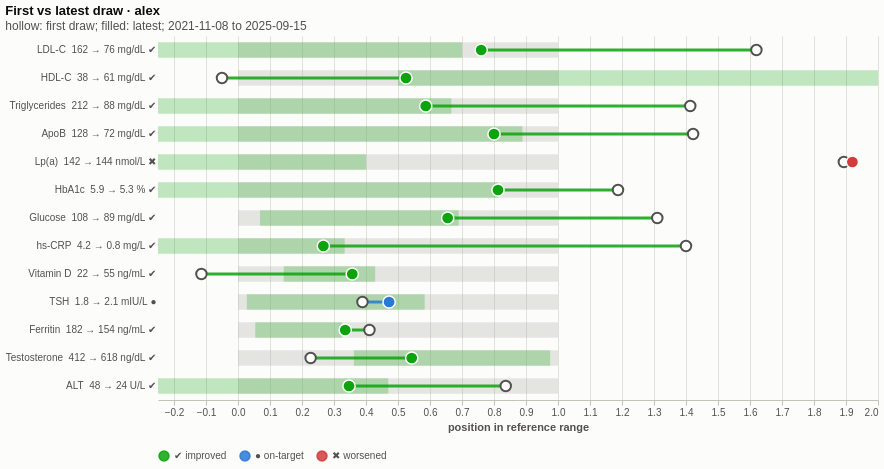

Here is the Vega-Lite specification saved for this chart:
### Vega-Lite specification from a JSON file in a GitHub repository (floating-point values rounded to 4 significant figures)
{"$schema": "https://vega.github.io/schema/vega-lite/v6.json", "title": {"text": "First vs latest draw · alex", "subtitle": "hollow: first draw; filled: latest; 2021-11-08 to 2025-09-15"}, "description": "First draw to latest draw per marker on its range scale, colored by verdict.", "config": {"background": "#fcfcfb", "view": {"stroke": null}, "axis": {"labelColor": "#52514e", "titleColor": "#52514e", "gridColor": "#e1e0d9", "domainColor": "#c3c2b7", "tickColor": "#c3c2b7"}, "legend": {"labelColor": "#52514e", "orient": "bottom", "direction": "horizontal"}, "title": {"color": "#0b0b0b", "subtitleColor": "#52514e", "anchor": "start"}}, "width": 720, "height": {"step": 28}, "data": {"values": [{"person": "alex", "marker": "ldl-c", "label": "LDL-C", "unit": "mg/dL", "date": "2025-09-15", "value": 76, "ref_low": 0, "ref_high": 100, "opt_low": null, "opt_high": 70, "flag": "normal", "category": "lipids", "status": "suboptimal", "glyph": "◐", "status_label": "◐ suboptimal", "value_label": "76 mg/dL", "value_text": "76", "out": 0, "before": 162, "after": 76, "date_before": "2021-11-08", "date_after": "2025-09-15", "change": -86, "pct": -53.1, "pct_label": "-53.1%", "side": "neg", "verdict": "improved", "verdict_glyph": "✔", "verdict_label": "✔ improved", "change_label": "162 → 76 mg/dL", "span_label": "Nov 2021 → Sep 2025", "lim": 330, "x_lo": -0.25, "x_hi": 2.0, "ref_x": 0, "ref_x2": 1, "opt_x": -0.25, "opt_x2": 0.7, "ref_range": "0–100", "opt_range": "≤70", "norm_before": 1.62, "x_before": 1.62, "clipped_before": 0, "norm_after": 0.76, "x_after": 0.76, "clipped_after": 0}, {"person": "alex", "marker": "hdl-c", "label": "HDL-C", "unit": "mg/dL", "date": "2025-09-15", "value": 61, "ref_low": 40, "ref_high": null, "opt_low": 60, "opt_high": null, "flag": "normal", "category": "lipids", "status": "optimal", "glyph": "●", "status_label": "● optimal", "value_label": "61 mg/dL", "value_text": "61", "out": 0, "before": 38, "after": 61, "date_before": "2021-11-08", "date_after": "2025-09-15", "change": 23, "pct": 60.5, "pct_label": "+60.5%", "side": "pos", "verdict": "improved", "verdict_glyph": "✔", "verdict_label": "✔ improved", "change_label": "38 → 61 mg/dL", "span_label": "Nov 2021 → Sep 2025", "lim": 330, "x_lo": -0.25, "x_hi": 2.0, "ref_x": 0, "ref_x2": 1, "opt_x": 0.5, "opt_x2": 2, "ref_range": "≥40", "opt_range": "≥60", "norm_before": -0.05, "x_before": -0.05, "clipped_before": 0, "norm_after": 0.525, "x_after": 0.525, "clipped_after": 0}, {"person": "alex", "marker": "triglycerides", "label": "Triglycerides", "unit": "mg/dL", "date": "2025-09-15", "value": 88, "ref_low": 0, "ref_high": 150, "opt_low": null, "opt_high": 100, "flag": "normal", "category": "lipids", "status": "optimal", "glyph": "●", "status_label": "● optimal", "value_label": "88 mg/dL", "value_text": "88", "out": 0, "before": 212, "after": 88, "date_before": "2021-11-08", "date_after": "2025-09-15", "change": -124, "pct": -58.5, "pct_label": "-58.5%", "side": "neg", "verdict": "improved", "verdict_glyph": "✔", "verdict_label": "✔ improved", "change_label": "212 → 88 mg/dL", "span_label": "Nov 2021 → Sep 2025", "lim": 330, "x_lo": -0.25, "x_hi": 2.0, "ref_x": 0, "ref_x2": 1, "opt_x": -0.25, "opt_x2": 0.6667, "ref_range": "0–150", "opt_range": "≤100", "norm_before": 1.413, "x_before": 1.413, "clipped_before": 0, "norm_after": 0.5867, "x_after": 0.5867, "clipped_after": 0}, {"person": "alex", "marker": "apob", "label": "ApoB", "unit": "mg/dL", "date": "2025-09-15", "value": 72, "ref_low": 0, "ref_high": 90, "opt_low": null, "opt_high": 80, "flag": "normal", "category": "lipids", "status": "optimal", "glyph": "●", "status_label": "● optimal", "value_label": "72 mg/dL", "value_text": "72", "out": 0, "before": 128, "after": 72, "date_before": "2021-11-08", "date_after": "2025-09-15", "change": -56, "pct": -43.8, "pct_label": "-43.8%", "side": "neg", "verdict": "improved", "verdict_glyph": "✔", "verdict_label": "✔ improved", "change_label": "128 → 72 mg/dL", "span_label": "Nov 2021 → Sep 2025", "lim": 330, "x_lo": -0.25, "x_hi": 2.0, "ref_x": 0, "ref_x2": 1, "opt_x": -0.25, "opt_x2": 0.8889, "ref_range": "0–90", "opt_range": "≤80", "norm_before": 1.422, "x_before": 1.422, "clipped_before": 0, "norm_after": 0.8, "x_after": 0.8, "clipped_after": 0}, {"person": "alex", "marker": "lpa", "label": "Lp(a)", "unit": "nmol/L", "date": "2025-09-15", "value": 144, "ref_low": 0, "ref_high": 75, "opt_low": null, "opt_high": 30, "flag": "high", "category": "lipids", "status": "high", "glyph": "▲", "status_label": "▲ high", "value_label": "144 nmol/L", "value_text": "144", "out": 1, "before": 142, "after": 144, "date_before": "2021-11-08", "date_after": "2025-09-15", "change": 2, "pct": 1.4, "pct_label": "+1.4%", "side": "pos", "verdict": "worsened", "verdict_glyph": "✖", "verdict_label": "✖ worsened", "change_label": "142 → 144 nmol/L", "span_label": "Nov 2021 → Sep 2025", "lim": 330, "x_lo": -0.25, "x_hi": 2.0, "ref_x": 0, "ref_x2": 1, "opt_x": -0.25, "opt_x2": 0.4, "ref_range": "0–75", "opt_range": "≤30", "norm_before": 1.893, "x_before": 1.893, "clipped_before": 0, "norm_after": 1.92, "x_after": 1.92, "clipped_after": 0}, {"person": "alex", "marker": "hba1c", "label": "HbA1c", "unit": "%", "date": "2025-09-15", "value": 5.3, "ref_low": 4.0, "ref_high": 5.6, "opt_low": null, "opt_high": 5.3, "flag": "normal", "category": "metabolic", "status": "optimal", "glyph": "●", "status_label": "● optimal", "value_label": "5.3 %", "value_text": "5.3", "out": 0, "before": 5.9, "after": 5.3, "date_before": "2021-11-08", "date_after": "2025-09-15", "change": -0.6, "pct": -10.2, "pct_label": "-10.2%", "side": "neg", "verdict": "improved", "verdict_glyph": "✔", "verdict_label": "✔ improved", "change_label": "5.9 → 5.3 %", "span_label": "Nov 2021 → Sep 2025", "lim": 330, "x_lo": -0.25, "x_hi": 2.0, "ref_x": 0, "ref_x2": 1, "opt_x": -0.25, "opt_x2": 0.8125, "ref_range": "4–5.6", "opt_range": "≤5.3", "norm_before": 1.188, "x_before": 1.188, "clipped_before": 0, "norm_after": 0.8125, "x_after": 0.8125, "clipped_after": 0}, {"person": "alex", "marker": "glucose", "label": "Glucose", "unit": "mg/dL", "date": "2025-09-15", "value": 89, "ref_low": 70, "ref_high": 99, "opt_low": 72, "opt_high": 90, "flag": "normal", "category": "metabolic", "status": "optimal", "glyph": "●", "status_label": "● optimal", "value_label": "89 mg/dL", "value_text": "89", "out": 0, "before": 108, "after": 89, "date_before": "2021-11-08", "date_after": "2025-09-15", "change": -19, "pct": -17.6, "pct_label": "-17.6%", "side": "neg", "verdict": "improved", "verdict_glyph": "✔", "verdict_label": "✔ improved", "change_label": "108 → 89 mg/dL", "span_label": "Nov 2021 → Sep 2025", "lim": 330, "x_lo": -0.25, "x_hi": 2.0, "ref_x": 0, "ref_x2": 1, "opt_x": 0.069, "opt_x2": 0.6897, "ref_range": "70–99", "opt_range": "72–90", "norm_before": 1.31, "x_before": 1.31, "clipped_before": 0, "norm_after": 0.6552, "x_after": 0.6552, "clipped_after": 0}, {"person": "alex", "marker": "hscrp", "label": "hs-CRP", "unit": "mg/L", "date": "2025-09-15", "value": 0.8, "ref_low": 0, "ref_high": 3.0, "opt_low": null, "opt_high": 1.0, "flag": "normal", "category": "inflammation", "status": "optimal", "glyph": "●", "status_label": "● optimal", "value_label": "0.8 mg/L", "value_text": "0.8", "out": 0, "before": 4.2, "after": 0.8, "date_before": "2021-11-08", "date_after": "2025-09-15", "change": -3.4, "pct": -81, "pct_label": "-81.0%", "side": "neg", "verdict": "improved", "verdict_glyph": "✔", "verdict_label": "✔ improved", "change_label": "4.2 → 0.8 mg/L", "span_label": "Nov 2021 → Sep 2025", "lim": 330, "x_lo": -0.25, "x_hi": 2.0, "ref_x": 0, "ref_x2": 1, "opt_x": -0.25, "opt_x2": 0.3333, "ref_range": "0–3", "opt_range": "≤1", "norm_before": 1.4, "x_before": 1.4, "clipped_before": 0, "norm_after": 0.2667, "x_after": 0.2667, "clipped_after": 0}, {"person": "alex", "marker": "vitamin-d", "label": "Vitamin D", "unit": "ng/mL", "date": "2025-09-15", "value": 55, "ref_low": 30, "ref_high": 100, "opt_low": 40, "opt_high": 60, "flag": "normal", "category": "vitamins", "status": "optimal", "glyph": "●", "status_label": "● optimal", "value_label": "55 ng/mL", "value_text": "55", "out": 0, "before": 22, "after": 55, "date_before": "2021-11-08", "date_after": "2025-09-15", "change": 33, "pct": 150, "pct_label": "+150.0%", "side": "pos", "verdict": "improved", "verdict_glyph": "✔", "verdict_label": "✔ improved", "change_label": "22 → 55 ng/mL", "span_label": "Nov 2021 → Sep 2025", "lim": 330, "x_lo": -0.25, "x_hi": 2.0, "ref_x": 0, "ref_x2": 1, "opt_x": 0.1429, "opt_x2": 0.4286, "ref_range": "30–100", "opt_range": "40–60", "norm_before": -0.1143, "x_before": -0.1143, "clipped_before": 0, "norm_after": 0.3571, "x_after": 0.3571, "clipped_after": 0}, {"person": "alex", "marker": "tsh", "label": "TSH", "unit": "mIU/L", "date": "2025-09-15", "value": 2.1, "ref_low": 0.4, "ref_high": 4.0, "opt_low": 0.5, "opt_high": 2.5, "flag": "normal", "category": "thyroid", "status": "optimal", "glyph": "●", "status_label": "● optimal", "value_label": "2.1 mIU/L", "value_text": "2.1", "out": 0, "before": 1.8, "after": 2.1, "date_before": "2021-11-08", "date_after": "2025-09-15", "change": 0.3, "pct": 16.7, "pct_label": "+16.7%", "side": "pos", "verdict": "on-target", "verdict_glyph": "●", "verdict_label": "● on-target", "change_label": "1.8 → 2.1 mIU/L", "span_label": "Nov 2021 → Sep 2025", "lim": 330, "x_lo": -0.25, "x_hi": 2.0, "ref_x": 0, "ref_x2": 1, "opt_x": 0.0278, "opt_x2": 0.5833, "ref_range": "0.4–4", "opt_range": "0.5–2.5", "norm_before": 0.3889, "x_before": 0.3889, "clipped_before": 0, "norm_after": 0.4722, "x_after": 0.4722, "clipped_after": 0}, {"person": "alex", "marker": "ferritin", "label": "Ferritin", "unit": "ng/mL", "date": "2025-09-15", "value": 154, "ref_low": 30, "ref_high": 400, "opt_low": 50, "opt_high": 150, "flag": "normal", "category": "vitamins", "status": "suboptimal", "glyph": "◐", "status_label": "◐ suboptimal", "value_label": "154 ng/mL", "value_text": "154", "out": 0, "before": 182, "after": 154, "date_before": "2021-11-08", "date_after": "2025-09-15", "change": -28, "pct": -15.4, "pct_label": "-15.4%", "side": "neg", "verdict": "improved", "verdict_glyph": "✔", "verdict_label": "✔ improved", "change_label": "182 → 154 ng/mL", "span_label": "Nov 2021 → Sep 2025", "lim": 330, "x_lo": -0.25, "x_hi": 2.0, "ref_x": 0, "ref_x2": 1, "opt_x": 0.0541, "opt_x2": 0.3243, "ref_range": "30–400", "opt_range": "50–150", "norm_before": 0.4108, "x_before": 0.4108, "clipped_before": 0, "norm_after": 0.3351, "x_after": 0.3351, "clipped_after": 0}, {"person": "alex", "marker": "testosterone-total", "label": "Testosterone", "unit": "ng/dL", "date": "2025-09-15", "value": 618, "ref_low": 264, "ref_high": 916, "opt_low": 500, "opt_high": 900, "flag": "normal", "category": "hormones", "status": "optimal", "glyph": "●", "status_label": "● optimal", "value_label": "618 ng/dL", "value_text": "618", "out": 0, "before": 412, "after": 618, "date_before": "2021-11-08", "date_after": "2025-09-15", "change": 206, "pct": 50, "pct_label": "+50.0%", "side": "pos", "verdict": "improved", "verdict_glyph": "✔", "verdict_label": "✔ improved", "change_label": "412 → 618 ng/dL", "span_label": "Nov 2021 → Sep 2025", "lim": 330, "x_lo": -0.25, "x_hi": 2.0, "ref_x": 0, "ref_x2": 1, "opt_x": 0.362, "opt_x2": 0.9755, "ref_range": "264–916", "opt_range": "500–900", "norm_before": 0.227, "x_before": 0.227, "clipped_before": 0, "norm_after": 0.5429, "x_after": 0.5429, "clipped_after": 0}, {"person": "alex", "marker": "alt", "label": "ALT", "unit": "U/L", "date": "2025-09-15", "value": 24, "ref_low": 7, "ref_high": 56, "opt_low": null, "opt_high": 30, "flag": "normal", "category": "liver", "status": "optimal", "glyph": "●", "status_label": "● optimal", "value_label": "24 U/L", "value_text": "24", "out": 0, "before": 48, "after": 24, "date_before": "2021-11-08", "date_after": "2025-09-15", "change": -24, "pct": -50, "pct_label": "-50.0%", "side": "neg", "verdict": "improved", "verdict_glyph": "✔", "verdict_label": "✔ improved", "change_label": "48 → 24 U/L", "span_label": "Nov 2021 → Sep 2025", "lim": 330, "x_lo": -0.25, "x_hi": 2.0, "ref_x": 0, "ref_x2": 1, "opt_x": -0.25, "opt_x2": 0.4694, "ref_range": "7–56", "opt_range": "≤30", "norm_before": 0.8367, "x_before": 0.8367, "clipped_before": 0, "norm_after": 0.3469, "x_after": 0.3469, "clipped_after": 0}]}, "transform": [{"calculate": "datum.label + '  ' + datum.change_label + ' ' + datum.verdict_glyph", "as": "row_label"}], "encoding": {"y": {"field": "row_label", "type": "nominal", "sort": null, "title": null, "axis": {"domain": false, "ticks": false, "labelLimit": 300}}}, "layer": [{"name": "ref-band", "transform": [{"filter": "isValid(datum.ref_x)"}], "mark": {"type": "bar", "height": {"band": 0.62}, "opacity": 0.35, "color": "#b8b7ad"}, "encoding": {"x": {"type": "quantitative", "scale": {"nice": false, "zero": false}, "field": "ref_x", "title": "position in reference range"}, "x2": {"field": "ref_x2"}, "tooltip": [{"field": "label", "title": "marker"}, {"field": "ref_range", "title": "reference"}]}}, {"name": "opt-band", "transform": [{"filter": "isValid(datum.opt_x)"}], "mark": {"type": "bar", "height": {"band": 0.62}, "opacity": 0.25, "color": "#0ca30c"}, "encoding": {"x": {"type": "quantitative", "scale": {"nice": false, "zero": false}, "field": "opt_x", "title": "position in reference range"}, "x2": {"field": "opt_x2"}, "tooltip": [{"field": "label", "title": "marker"}, {"field": "opt_range", "title": "optimal"}]}}, {"name": "span", "mark": {"type": "rule", "strokeWidth": 3, "opacity": 0.85}, "encoding": {"x": {"field": "x_before", "type": "quantitative"}, "x2": {"field": "x_after"}, "color": {"field": "verdict_label", "type": "nominal", "scale": {"domain": ["✔ improved", "● on-target", "✖ worsened"], "range": ["#0ca30c", "#2a78d6", "#d03b3b"]}, "legend": {"title": null}}}}, {"name": "first", "mark": {"type": "point", "filled": true, "size": 110, "opacity": 1, "color": "#fcfcfb", "stroke": "#52514e", "strokeWidth": 2}, "encoding": {"x": {"field": "x_before", "type": "quantitative"}, "tooltip": [{"field": "label", "title": "marker"}, {"field": "date_before", "title": "first draw"}, {"field": "before", "title": "value"}, {"field": "span_label", "title": "span"}]}}, {"name": "latest", "mark": {"type": "point", "filled": true, "size": 150, "opacity": 1, "stroke": "#fcfcfb", "strokeWidth": 1.5}, "encoding": {"x": {"field": "x_after", "type": "quantitative"}, "color": {"field": "verdict_label", "type": "nominal", "scale": {"domain": ["✔ improved", "● on-target", "✖ worsened"], "range": ["#0ca30c", "#2a78d6", "#d03b3b"]}, "legend": {"title": null}}, "tooltip": [{"field": "label", "title": "marker"}, {"field": "date_after", "title": "latest draw"}, {"field": "change_label", "title": "values"}, {"field": "status_label", "title": "latest status"}, {"field": "verdict_label", "title": "verdict"}, {"field": "span_label", "title": "span"}]}}]}
